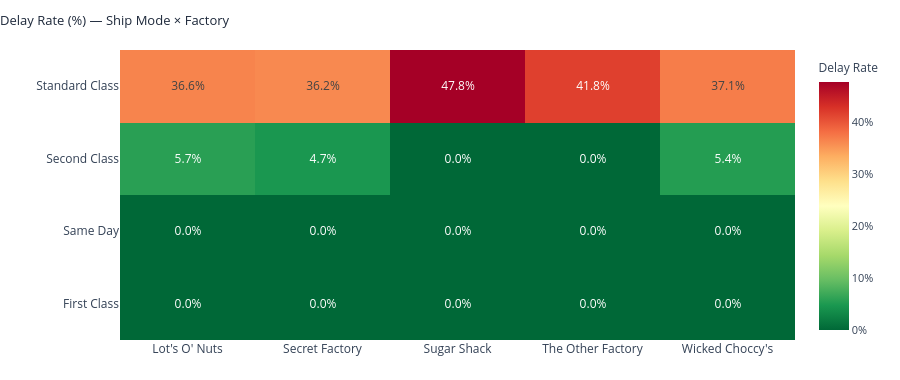

Notebook cell for this chart:
### Markdown cell above
The heatmap establishes that at the regional aggregate level, ship mode is the dominant driver of lead time — each row is broadly uniform across all four regions, with Standard Class averaging 6.5–6.6 days and Same Day holding at 1.0 day regardless of destination. Region-to-region variation within any given mode is minimal and does not materially alter delivery outcomes at this level of aggregation.

**Same Day** records exactly 1.0 day across all regions — zero variation, confirming perfect consistency regardless of destination.

**First Class** holds at 2.4–2.5 days across all regions. The Gulf region records a marginally lower lead time of 2.4 days — a difference too small to influence any operational decision.

**Second Class** holds steady at 4.4–4.5 days, with Atlantic, Gulf, and Pacific tied at 4.5 and Interior marginally faster at 4.4.

**Standard Class** averages 6.5–6.6 days uniformly across all four regions — the 0.1-day difference between region pairs is operationally negligible at this level of analysis.

**The heatmap's implication:** ship mode selection is the primary determinant of lead time at the regional aggregate level. However, route-level analysis (Factory × Region) surfaces meaningful variation beneath this uniformity — the same region can yield materially different outcomes depending on which factory fulfils the order. The aggregate view here should be read alongside the factory-region heatmap for a complete picture.

### Code cell
# 8.2 — Delay Rate by Ship Mode × Factory (Heatmap)
import plotly.graph_objects as go

pivot_dr = df.pivot_table(
    index="Ship Mode", columns="Factory",
    values="Is Delayed", aggfunc="mean"
).round(3)

dr_zmax = float(df.pivot_table(
    index="Ship Mode", columns="Factory",
    values="Is Delayed", aggfunc="mean"
).values[~np.isnan(df.pivot_table(
    index="Ship Mode", columns="Factory",
    values="Is Delayed", aggfunc="mean"
).values)].max())

fig_dr = go.Figure(data=go.Heatmap(
    z=pivot_dr.values,
    x=pivot_dr.columns.tolist(),
    y=pivot_dr.index.tolist(),
    colorscale="RdYlGn_r",
    zmin=0.0,
    zmax=dr_zmax,
    text=[["—" if (v != v) else f"{v*100:.1f}%" for v in row] for row in pivot_dr.values],
    texttemplate="%{text}",
    textfont={"size": 12},
    colorbar=dict(
        title="Delay Rate",
        tickformat=".0%",
        tickfont=dict(color="#334155", size=11),
        title_font=dict(color="#334155", size=12),
    ),
    hovertemplate="Ship Mode: <b>%{y}</b><br>Factory: <b>%{x}</b><br>Delay Rate: <b>%{text}</b><extra></extra>",
))

fig_dr.update_layout(
    height=380,
    plot_bgcolor="white",
    paper_bgcolor="white",
    title=dict(
        text="Delay Rate (%) — Ship Mode × Factory",
        font=dict(size=13, color="#1e293b"), x=0,
    ),
    xaxis=dict(tickfont=dict(color="#334155", size=12), title_font=dict(color="#1e293b")),
    yaxis=dict(tickfont=dict(color="#334155", size=12), title_font=dict(color="#1e293b")),
    margin=dict(t=50, b=40, l=120, r=20),
)
fig_dr.show()

print("Delay Rate by Ship Mode × Factory:")
print((pivot_dr * 100).round(1).to_string())

### Figure 1 — Plotly figure (JSON) as saved in the notebook; plotly's stock layout.template omitted (floating-point values rounded to 4 significant figures)
{"data": [{"colorbar": {"tickfont": {"color": "#334155", "size": 11}, "tickformat": ".0%", "title": {"font": {"color": "#334155", "size": 12}, "text": "Delay Rate"}}, "colorscale": [[0, "rgb(0,104,55)"], [0.1, "rgb(26,152,80)"], [0.2, "rgb(102,189,99)"], [0.3, "rgb(166,217,106)"], [0.4, "rgb(217,239,139)"], [0.5, "rgb(255,255,191)"], [0.6, "rgb(254,224,139)"], [0.7, "rgb(253,174,97)"], [0.8, "rgb(244,109,67)"], [0.9, "rgb(215,48,39)"], [1, "rgb(165,0,38)"]], "hovertemplate": "Ship Mode: <b>%{y}</b><br>Factory: <b>%{x}</b><br>Delay Rate: <b>%{text}</b><extra></extra>", "text": [["0.0%", "0.0%", "0.0%", "0.0%", "0.0%"], ["0.0%", "0.0%", "0.0%", "0.0%", "0.0%"], ["5.7%", "4.7%", "0.0%", "0.0%", "5.4%"], ["36.6%", "36.2%", "47.8%", "41.8%", "37.1%"]], "textfont": {"size": 12}, "texttemplate": "%{text}", "type": "heatmap", "x": ["Lot's O' Nuts", "Secret Factory", "Sugar Shack", "The Other Factory", "Wicked Choccy's"], "y": ["First Class", "Same Day", "Second Class", "Standard Class"], "z": [[0.0, 0.0, 0.0, 0.0, 0.0], [0.0, 0.0, 0.0, 0.0, 0.0], [0.057, 0.047, 0.0, 0.0, 0.054], [0.366, 0.362, 0.478, 0.418, 0.371]], "zmax": 0.4783, "zmin": 0}], "layout": {"height": 380, "margin": {"b": 40, "l": 120, "r": 20, "t": 50}, "paper_bgcolor": "white", "plot_bgcolor": "white", "title": {"font": {"color": "#1e293b", "size": 13}, "text": "Delay Rate (%) — Ship Mode × Factory", "x": 0}, "xaxis": {"tickfont": {"color": "#334155", "size": 12}, "title": {"font": {"color": "#1e293b"}}}, "yaxis": {"tickfont": {"color": "#334155", "size": 12}, "title": {"font": {"color": "#1e293b"}}}}}
